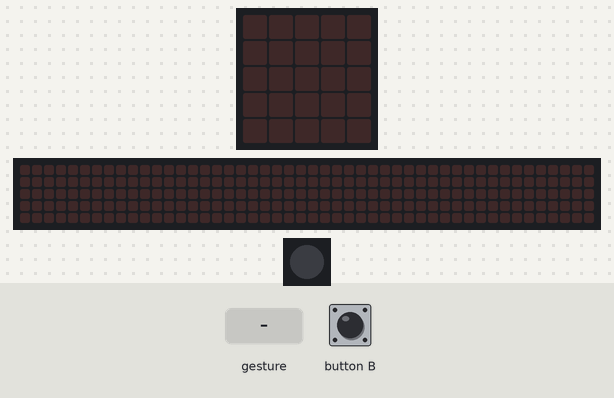
This program was run on a simulated Calliope mini (MakeCode). Shown: the board's 5×5 LED display, a strip that is not on the board, showing the scrolling text unrolled, 1 RGB LEDs in strip order, left to right. Inputs (shaded band) come from the test bench. A tilt is held for 1.5 s and a shake lasts 1 s, then the board lies face up again; the 48×5 strip is a reading aid, not a part: it shows the text the display is scrolling, unrolled, one strip-width of it at a time.

Above: at 1.2 s.
1.3 s: gesture 'tilt right'
At 1.47 s:
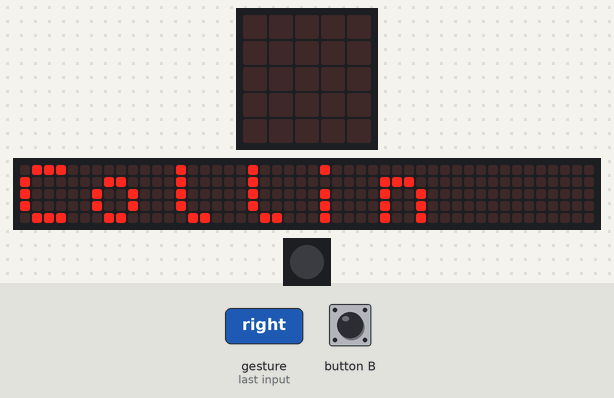
4.3 s: button B pressed for 0.15 s
7.4 s: gesture 'logo down'
At 8.4 s:
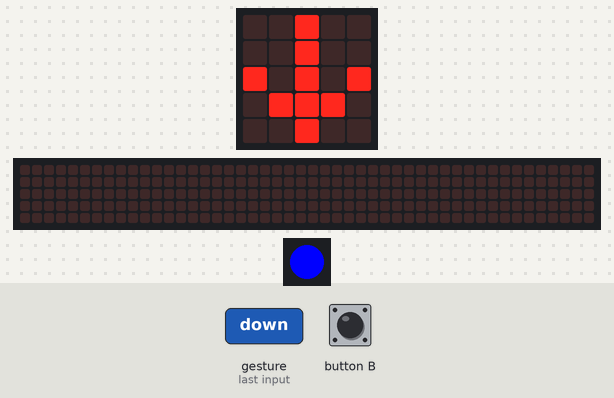
9.2 s: gesture 'logo up'
At 9.6 s:
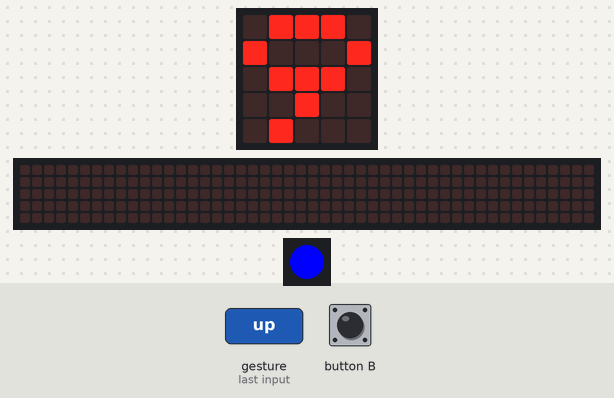
10.8 s: gesture 'tilt left'
At 12.0 s:
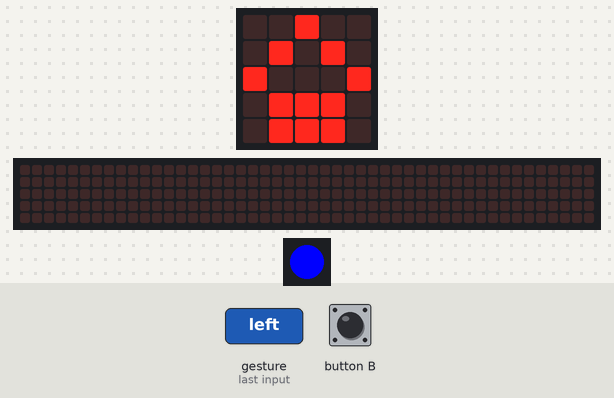
12.3 s: gesture 'tilt right'
At 19.2 s:
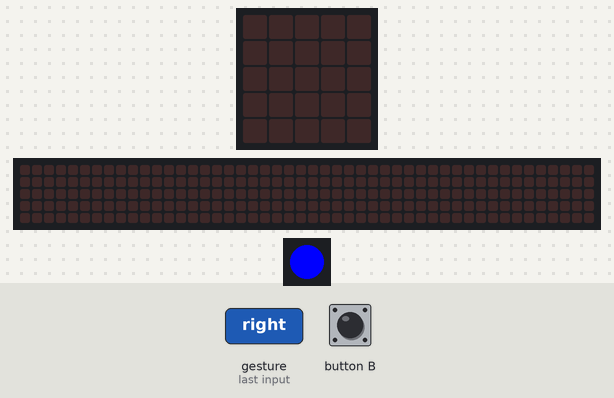

The program:

main.ts
```typescript
input.onGesture(Gesture.TiltRight, function () {
    basic.showString("Collin")
})
input.onGesture(Gesture.LogoUp, function () {
    basic.showNumber(9)
})
input.onGesture(Gesture.TiltLeft, function () {
    basic.showLeds(`
        . . # . .
        . # . # .
        # . . . #
        . # # # .
        . # # # .
        `)
})
input.onGesture(Gesture.LogoDown, function () {
    basic.setLedColor(0x0000ff)
})
input.onButtonPressed(Button.B, function () {
    basic.showIcon(IconNames.ArrowSouth)
})
```

test.ts
```typescript
// Hier kann man Tests durchführen; diese Datei wird nicht kompiliert, wenn dieses Paket als Erweiterung verwendet wird.
```

Measured:
- after the input at 1.3 s, the display: changes after 0.10 s (image 1)
- after the input at 9.2 s, the display: changes after 0.10 s (image 3)
- after the input at 10.8 s, the display: changes at once (image 4)
- after the input at 12.3 s, the display: first changes after 0.10 s (image 5 shows a later state)
